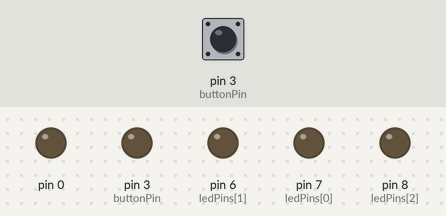
Bench run of a sketch on a simulated Arduino Leonardo, built with avr-gcc and run on an emulated ATmega32U4. Shown: output pins drawn as LEDs (lit = HIGH). The test bench sets the inputs (shaded band); at power-on: pin 3 (buttonPin) LOW.

Above: at 1.2 s.
1.3 s: pin 3 (buttonPin) pulled HIGH for 0.15 s
At 2.6 s:
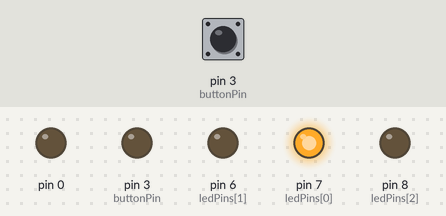
4.4 s: pin 3 (buttonPin) pulled HIGH for 1 s
At 6.6 s:
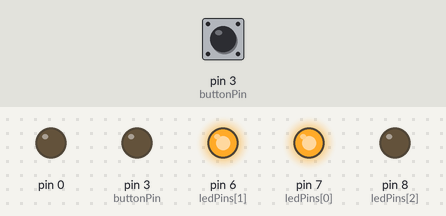
7.4 s: pin 3 (buttonPin) pulled HIGH for 0.15 s
At 8.9 s:
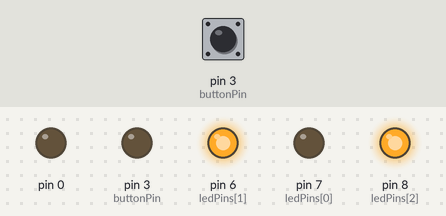
10.5 s: pin 3 (buttonPin) pulled HIGH for 3.2 s
At 15.2 s:
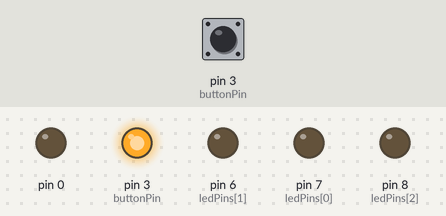
Timing chart, 0 to 25.2 s (numbered marks = the images above; inputs shaded):
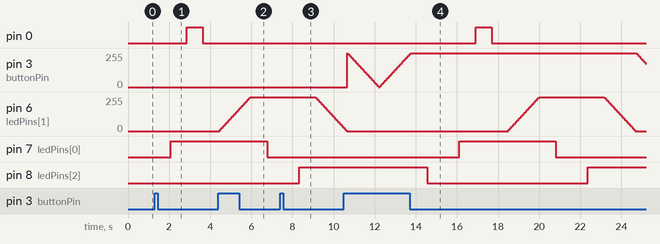

The sketch:

helloRGB.ino
```cpp
/*
Title:
Description: .
Created by: Leonardo Arrata on March - 2014 - BCN, Spain
Created for: Fab Academy - BCN, Spain
Modifications:
  * Leonardo Arrata on March - 2014 - BCN, Spain
The circuit:
  * LED RED attached to pin 7
  * LED GREEN attached to pin 6
  * LED BLUE attached to pin 8
  *  BUTTON attachet to pin 3
 */


// VARIABLES
// button
int buttonPin = 3;
int buttonState = 0;
// colors red, green, blue
int ledPins[] = {7,6,8};

// actual Led -> Counter
int xLed = 3; // 3 -> off

void setup(){
  pinMode(buttonPin, INPUT);
}

void loop(){
  buttonState = digitalRead(buttonPin);
  if(buttonState == HIGH){
    xLed++;
    if(xLed > 3){
      xLed = 0;
    }
    if(xLed == 3){
      fadeOut(xLed);
    }
    fadeIn(xLed);
    fadeOut(xLed-1);
  } else {

  }
}

void fadeIn(int ledPin){
   for(int fadeValue = 0 ; fadeValue <= 255; fadeValue +=5) {
    // sets the value (range from 0 to 255):
    analogWrite(ledPins[ledPin], fadeValue);
    // wait for 30 milliseconds to see the dimming effect
    delay(30);
  }
}

void fadeOut(int ledPin){
   for(int fadeValue = 255 ; fadeValue >= 0; fadeValue -=5) {
    // sets the value (range from 0 to 255):
    analogWrite(ledPins[ledPin], fadeValue);
    // wait for 30 milliseconds to see the dimming effect
    delay(30);
  }
}
```

Measured:
- after the input at 1.3 s, pin 0: LOW → HIGH after 1.6 s, → LOW 0.78 s later; pin 7 (ledPins[0]): LOW → HIGH after 0.78 s
- after the input at 4.4 s, pin 6 (ledPins[1]): moves from 0/255 to 255/255 over 1.5 s, starting after 0.05 s; pin 7 (ledPins[0]): HIGH → LOW after 2.4 s
- after the input at 7.4 s, pin 6 (ledPins[1]): moves from 255/255 to 25/255 over 1.4 s, starting after 1.7 s; pin 8 (ledPins[2]): LOW → HIGH after 0.92 s
- after the input at 10.5 s, pin 0: LOW → HIGH after 6.4 s, → LOW 0.78 s later; pin 7 (ledPins[0]): LOW → HIGH after 5.6 s, → LOW 4.7 s later; pin 8 (ledPins[2]): HIGH → LOW after 4.1 s, → HIGH 7.8 s later
